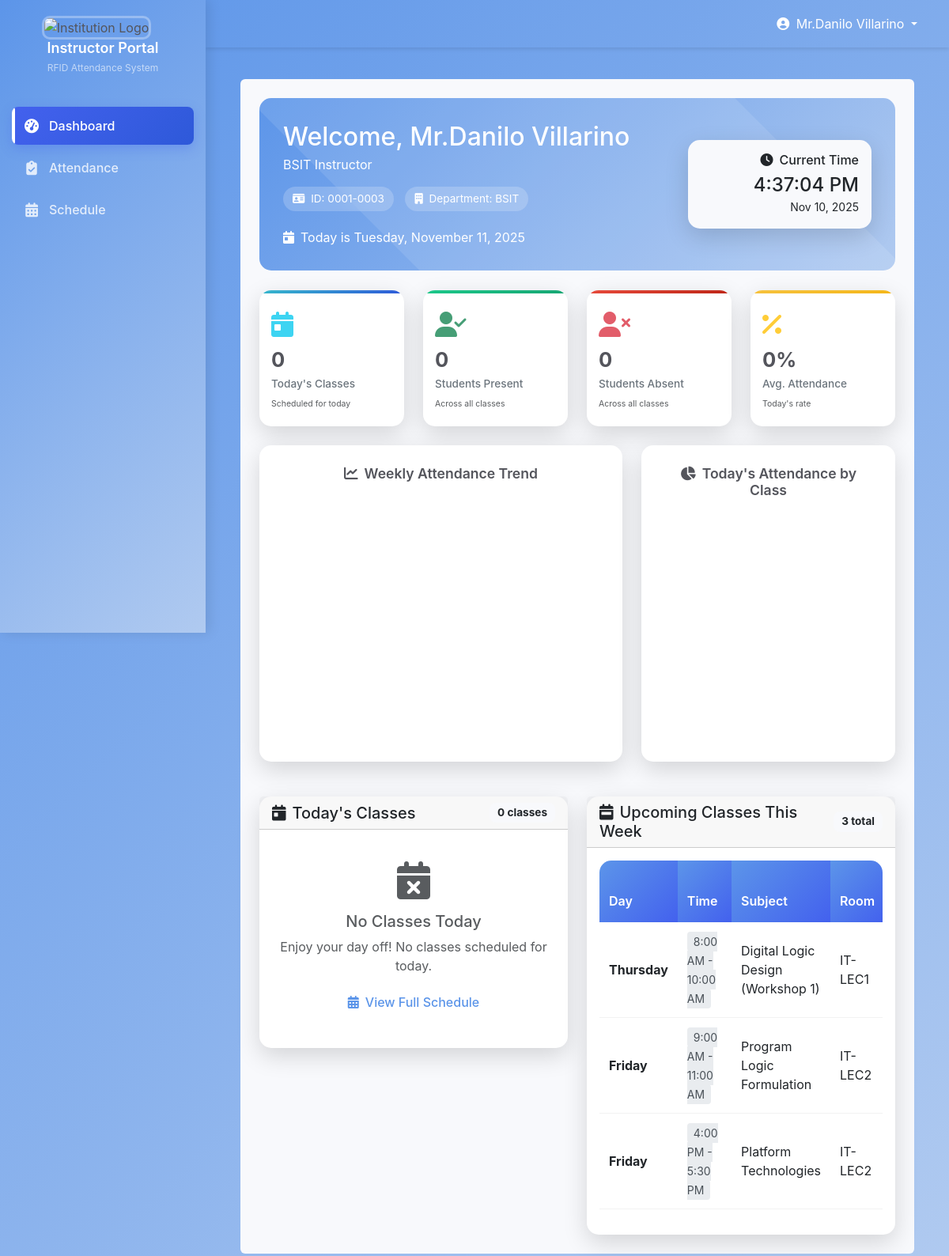
The page /instructor/dashboard.php (signed in) on the database its author committed.
### tables this page shows
CREATE TABLE `room_schedules` (
  `department` varchar(5155) NOT NULL,
  `id` int(11) NOT NULL AUTO_INCREMENT,
  `room_name` varchar(100) DEFAULT NULL,
  `room_location` varchar(255) DEFAULT NULL,
  `room_password` varchar(255) DEFAULT NULL,
  `subject` varchar(100) DEFAULT NULL,
  `section` varchar(50) DEFAULT NULL,
  `year_level` varchar(20) DEFAULT NULL,
  `start_time` time DEFAULT NULL,
  `end_time` time DEFAULT NULL,
  `day` varchar(20) DEFAULT NULL,
  `instructor` varchar(58) NOT NULL,
  `instructor_id` int(11) DEFAULT NULL,
  PRIMARY KEY (`id`)
);

### instructor/dashboard.php (the view, shortened to what the rows shown need)
<?php
include '../connection.php';
$upcoming_classes = [];
$instructor_name = $_SESSION['fullname'];
$stmt = $db->prepare("
    SELECT subject, room_name, section, start_time, end_time, day, year_level
    FROM room_schedules
    WHERE instructor = ?
    ORDER BY FIELD(day,'Monday','Tuesday','Wednesday','Thursday','Friday','Saturday','Sunday'),
             start_time ASC
");
if ($stmt) {
    $stmt->bind_param("s", $instructor_name);
    $stmt->execute();
    $upcoming_classes = $stmt->get_result();
}
?>
<!DOCTYPE html>
<html lang="en">
<head>
    <link href="https://cdn.jsdelivr.net/npm/bootstrap@5.3.0/dist/css/bootstrap.min.css" rel="stylesheet">
    <link rel="stylesheet" href="https://cdnjs.cloudflare.com/ajax/libs/font-awesome/6.4.0/css/all.min.css">
</head>
<body>
    <div class="main-content">
        <div class="container-fluid pt-4 px-4">
            <div class="col-sm-12 col-xl-12">
                <div class="bg-light rounded h-100 p-4">
                    <div class="welcome-header">
                        <div class="welcome-content">
                            <div class="row align-items-center">
                                <div class="col-md-8">
                                    <div class="d-flex align-items-center mb-3">
                                        <div>
                                            <h2 class="mb-1">Welcome, <?php echo htmlspecialchars($_SESSION['fullname']); ?></h2>
                                        </div>
                                    </div>
                                </div>
                            </div>
                        </div>
                    </div>
                    <div class="row g-4">
                        <div class="col-lg-6">
                            <div class="card">
                                <div class="card-body">
                                    <?php if ($upcoming_classes && $upcoming_classes->num_rows > 0): ?>
                                        <div class="table-responsive">
                                            <table class="table table-hover">
                                                <thead>
                                                    <tr>
                                                        <th>Day</th>
                                                        <th>Time</th>
                                                        <th>Subject</th>
                                                        <th>Room</th>
                                                    </tr>
                                                </thead>
                                                <tbody>
                                                    <?php while ($class = $upcoming_classes->fetch_assoc()): ?>
                                                        <tr>
                                                            <td>
                                                                <strong><?php echo htmlspecialchars($class['day']); ?></strong>
                                                            </td>
                                                            <td>
                                                                <span class="time-badge">
                                                                    <?php echo date("g:i A", strtotime($class['start_time'])) . ' - ' . date("g:i A", strtotime($class['end_time'])); ?>
                                                                </span>
                                                            </td>
                                                            <td><?php echo htmlspecialchars($class['subject']); ?></td>
                                                            <td><?php echo htmlspecialchars($class['room_name']); ?></td>
                                                        </tr>
                                                    <?php endwhile; ?>
                                                </tbody>
                                            </table>
                                        </div>
                                    <?php endif; ?>
                                </div>
                            </div>
                        </div>
                    </div>
                </div>
            </div>
        </div>
    </div>
</body>
</html>

### rows shown on the page
room_schedules: day "Thursday", start_time "8:00 AM", end_time "10:00 AM", subject "Digital Logic Design (Workshop 1)", room_name "IT-LEC1"
room_schedules: day "Friday", start_time "9:00 AM", end_time "11:00 AM", subject "Program Logic Formulation", room_name "IT-LEC2"
room_schedules: day "Friday", start_time "4:00 PM", end_time "5:30 PM", subject "Platform Technologies", room_name "IT-LEC2"

### other values the page prints
$_SESSION['fullname'] "Mr.Danilo Villarino"
$_SESSION['department'] "BSIT"
$_SESSION['id_number'] "0001-0003"
$today_classes->num_rows "0"
$total_present "0"
$total_absent "0"
$overall_rate "0"
$upcoming_classes->num_rows "3"
